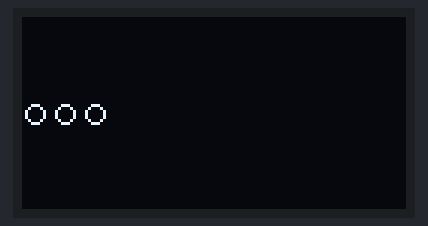
The sketch below on a simulated ESP32. Parts: 128×64 one-colour display.

Above: at 1.4 s.
At 3.1 s:
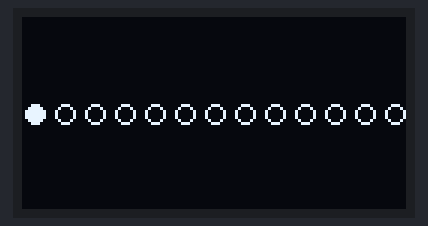
At 5.2 s:
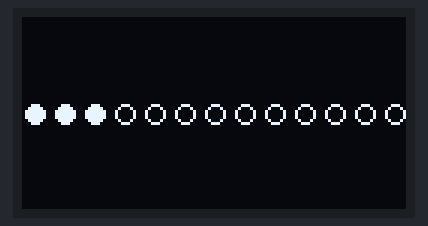
At 8.3 s:
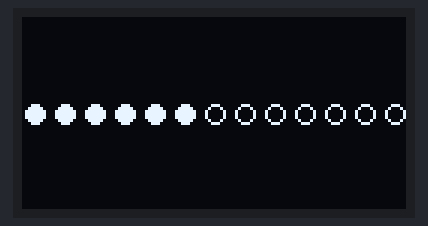
At 11.3 s:
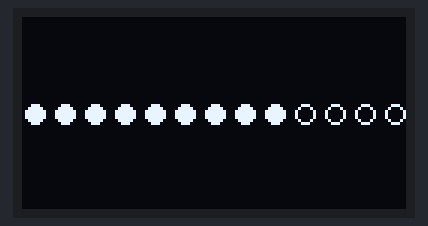
At 15.4 s:
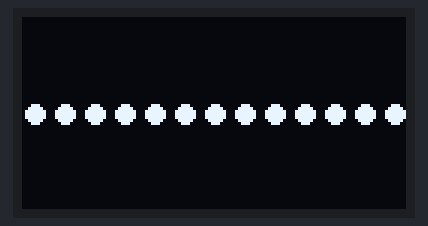

The sketch:

16-circles-CHATGPT.ino
```cpp
#include <Wire.h>
#include <Adafruit_GFX.h>
#include <Adafruit_SSD1306.h>

// OLED display width and height, change if yours is different
#define SCREEN_WIDTH 128
#define SCREEN_HEIGHT 64

// OLED reset pin (often not used with ESP32)
#define OLED_RESET     -1
Adafruit_SSD1306 display(SCREEN_WIDTH, SCREEN_HEIGHT, &Wire, OLED_RESET);

// Total number of circles
const int numCircles = 16;

// Circle properties
const int radius = 3;
const int spacing = 10;  // horizontal space between circle centers

// Starting position (center of first circle)
const int startX = 4;
const int yPos = 32; // vertical center

// Stores whether each circle is filled
bool circleFilled[numCircles] = { false };

void setup() {
  display.begin(SSD1306_SWITCHCAPVCC, 0x3C);  // Most 0.96 OLEDs use address 0x3C
  display.clearDisplay();
  display.display();
  delay(1000); // Optional start delay

  // Draw unfilled circles one at a time
  for (int i = 0; i < numCircles; i++) {
    int x = startX + i * spacing;
    display.drawCircle(x, yPos, radius, SSD1306_WHITE);
    display.display();
    delay(100);
  }

  // Fill circles one at a time
  for (int i = 0; i < numCircles; i++) {
    int x = startX + i * spacing;
    display.fillCircle(x, yPos, radius, SSD1306_WHITE);
    display.display();
    delay(1000);
  }
}

void loop() {
  // Nothing to do here – everything is done in setup()
}
```

Measured:
- what the display in image 1 shows lasts 1.0 s, from 3.1 s to 4.1 s
